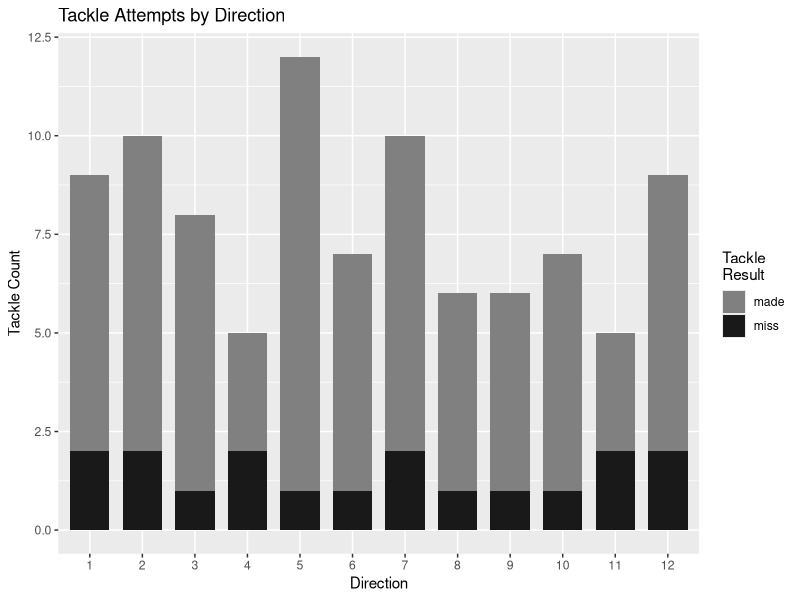
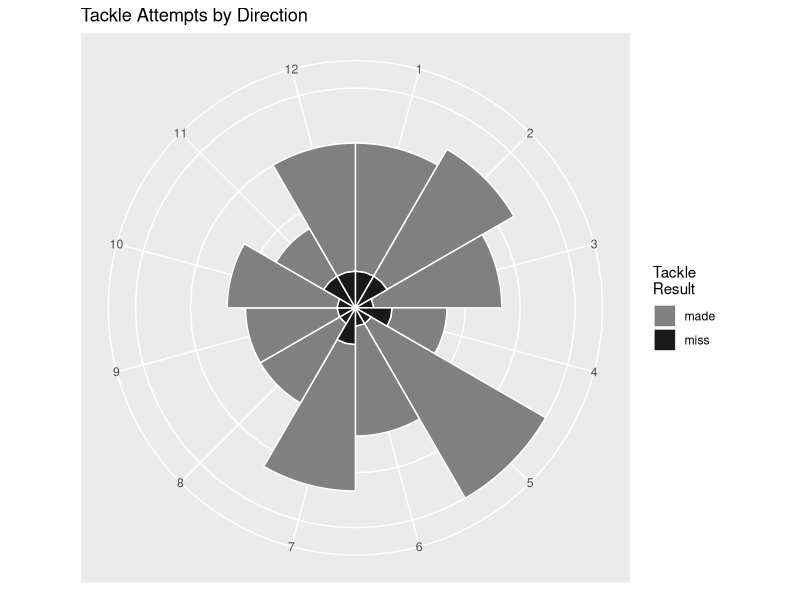
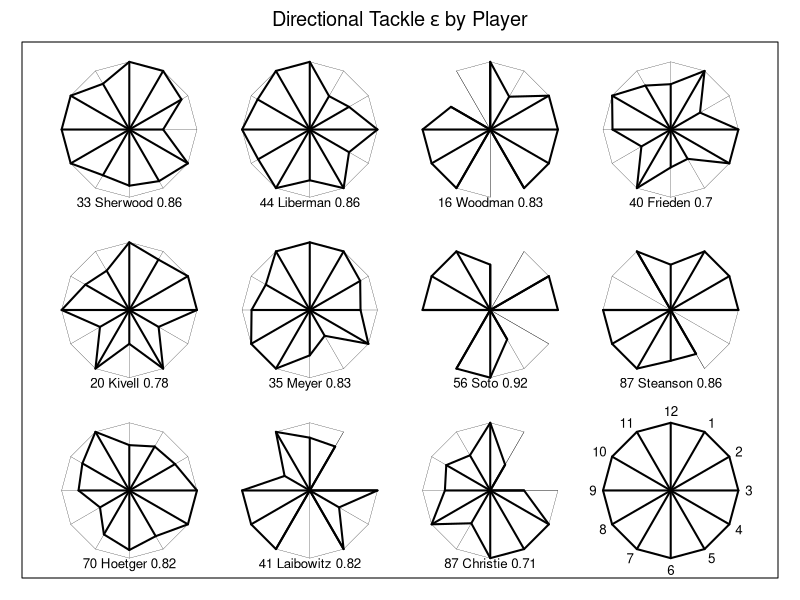

R code for these plots, in order:
## ---- chunk 1
options(width = 80)
## ---- chunk 2
library(dplyr)
library(ggplot2)
library(tidyr)
## ---- chunk 3
set.seed(9940)
T <- data.frame(dir = 1:12, att = sample(5:12, 12, replace=TRUE))
head(T, 5)
## ---- chunk 4
T <- T %>% 
  mutate(made = att - ceiling(att*runif(12, 0, .3))) %>% 
  mutate(miss = att - made) %>%
  mutate(eff = round(made/att,2)) 

T$eff[is.nan(T$eff)] <- NA
## ---- chunk 5
tmade <- sum(T$made)
tatt <- sum(T$att)
eff <- round(tmade/tatt,2)
cat("Attempts:", tatt, "\nMade:", tmade, "\nEfficiency:", eff)
## ---- chunk 6
Tl <- T %>% 
  gather(res, count, made:miss) %>% 
  select(dir, res, count)
head(Tl, 5)
## ---- chunk 7
  ggplot(Tl, aes(factor(dir), count, fill=factor(res))) + 
  geom_bar(width=.75, stat="identity") +
  scale_fill_grey(name="Tackle\nResult", start=.5, end=.1) + 
  xlab("Direction") +
  ylab("Tackle Count") +
  ggtitle("Tackle Attempts by Direction")
## ---- chunk 8
ggplot(Tl, aes(factor(dir), count, fill=factor(res))) + 
  geom_bar(width=1, stat="identity", color="white") + coord_polar() + 
  scale_fill_grey(name="Tackle\nResult", start=.5, end=.1) + 
  theme(axis.ticks=element_blank(), 
        axis.text.y=element_blank(),
        axis.title.y=element_blank(),
        axis.title.x=element_blank()) + 
  ggtitle("Tackle Attempts by Direction")
## ---- chunk 9
names <- c("Sherwood", "Liberman", "Woodman", "Frieden", "Kivell", "Meyer", "Soto", "Steanson", "Hoetger", "Laibowitz", "Christie")
numbers=c("33", "44", "16", "40", "20", "35", "56", "87", "70", "41", "87")
position=c("LB", "DB", "DB", "DL", "LB", "DB", "LB", "LB", "DL", "DL", "DL")
team <- data.frame("name"=names, "number"=numbers, "position"=position)
## ---- chunk 10
player_tackle_attempts <- matrix(sample(0:9, 132, replace=TRUE), 
                                 ncol=12, nrow=11)
player_tackles_made <- 
  ceiling(player_tackle_attempts-player_tackle_attempts * runif(length(player_tackle_attempts),
                                                              0, .6))
## ---- chunk 11
player_tackles_made[is.na(player_tackles_made)] <- 0
colnames(player_tackle_attempts) <- paste(1:12, "ta", sep="")
colnames(player_tackles_made) <- paste(1:12, "tm", sep="")
## ---- chunk 12
player_tackles <- round(player_tackles_made/player_tackle_attempts,2)
colnames(player_tackles)<-c(1:12)
team_tackles <- cbind(team,player_tackles)
head(team_tackles)
## ---- chunk 13
player_eff <- round(apply(player_tackles_made, 1, sum)/apply(player_tackle_attempts, 1, sum),2)
## ---- chunk 14
locations <- matrix(c(2,4,6,8,2,4,6,8,2,4,6,6,6,6,6,4,4,4,4,2,2,2), ncol=2, nrow=11)
circles <- matrix(1.0, ncol=12, nrow=11)
circles[is.nan(player_tackles[,1:12])] <- 0
circles
## ---- chunk 15
stars(circles, radius=TRUE, draw.segments=FALSE, locations=locations,
      labels=paste(numbers, names, player_eff), flip.labels=FALSE, scale=FALSE, len=.75,
      main = bquote("Directional Tackle" ~ epsilon ~ "by Player"))

stars(team_tackles[,c(6:4,15:7)], draw.segments=FALSE, scale=FALSE, 
      radius=TRUE, key.loc=c(8,2), labels=NULL, locations=locations,
      len=.75, lwd=2, add=TRUE, frame.plot=TRUE)
## ---- chunk 16
dir_eff <- round(apply(player_tackles_made, 2, sum)/apply(player_tackle_attempts, 2, sum),2)
max_dir <- paste(which.max(dir_eff), "(", max(dir_eff), ")")
min_dir <- paste(which.min(dir_eff), "(", min(dir_eff), ")")
max_player <- paste(names[which.max(player_eff)], ":", max(player_eff))
